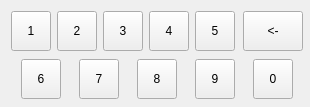
<?xml version="1.0" encoding="UTF-8"?>
<ui version="4.0">
 <class>key_por</class>
 <widget class="QWidget" name="key_por">
  <property name="geometry">
   <rect>
    <x>0</x>
    <y>0</y>
    <width>310</width>
    <height>107</height>
   </rect>
  </property>
  <property name="windowTitle">
   <string>Form</string>
  </property>
  <property name="styleSheet">
   <string notr="true"/>
  </property>
  <widget class="QWidget" name="">
   <property name="geometry">
    <rect>
     <x>9</x>
     <y>9</y>
     <width>296</width>
     <height>94</height>
    </rect>
   </property>
   <layout class="QVBoxLayout" name="verticalLayout">
    <item>
     <layout class="QHBoxLayout" name="horizontalLayout_3">
      <item>
       <layout class="QHBoxLayout" name="horizontalLayout">
        <item>
         <widget class="InButton" name="toolButton_27">
          <property name="sizePolicy">
           <sizepolicy hsizetype="Minimum" vsizetype="Minimum">
            <horstretch>0</horstretch>
            <verstretch>0</verstretch>
           </sizepolicy>
          </property>
          <property name="minimumSize">
           <size>
            <width>40</width>
            <height>40</height>
           </size>
          </property>
          <property name="maximumSize">
           <size>
            <width>40</width>
            <height>40</height>
           </size>
          </property>
          <property name="styleSheet">
           <string notr="true"/>
          </property>
          <property name="text">
           <string>1</string>
          </property>
         </widget>
        </item>
        <item>
         <widget class="InButton" name="toolButton_31">
          <property name="sizePolicy">
           <sizepolicy hsizetype="Minimum" vsizetype="Minimum">
            <horstretch>0</horstretch>
            <verstretch>0</verstretch>
           </sizepolicy>
          </property>
          <property name="minimumSize">
           <size>
            <width>40</width>
            <height>40</height>
           </size>
          </property>
          <property name="maximumSize">
           <size>
            <width>40</width>
            <height>40</height>
           </size>
          </property>
          <property name="styleSheet">
           <string notr="true"/>
          </property>
          <property name="text">
           <string>2</string>
          </property>
         </widget>
        </item>
        <item>
         <widget class="InButton" name="toolButton_34">
          <property name="sizePolicy">
           <sizepolicy hsizetype="Minimum" vsizetype="Minimum">
            <horstretch>0</horstretch>
            <verstretch>0</verstretch>
           </sizepolicy>
          </property>
          <property name="minimumSize">
           <size>
            <width>40</width>
            <height>40</height>
           </size>
          </property>
          <property name="maximumSize">
           <size>
            <width>40</width>
            <height>40</height>
           </size>
          </property>
          <property name="text">
           <string>3</string>
          </property>
         </widget>
        </item>
        <item>
         <widget class="InButton" name="toolButton_41">
          <property name="sizePolicy">
           <sizepolicy hsizetype="Minimum" vsizetype="Minimum">
            <horstretch>0</horstretch>
            <verstretch>0</verstretch>
           </sizepolicy>
          </property>
          <property name="minimumSize">
           <size>
            <width>40</width>
            <height>40</height>
           </size>
          </property>
          <property name="maximumSize">
           <size>
            <width>40</width>
            <height>40</height>
           </size>
          </property>
          <property name="text">
           <string>4</string>
          </property>
         </widget>
        </item>
        <item>
         <widget class="InButton" name="toolButton_42">
          <property name="sizePolicy">
           <sizepolicy hsizetype="Minimum" vsizetype="Minimum">
            <horstretch>0</horstretch>
            <verstretch>0</verstretch>
           </sizepolicy>
          </property>
          <property name="minimumSize">
           <size>
            <width>40</width>
            <height>40</height>
           </size>
          </property>
          <property name="maximumSize">
           <size>
            <width>40</width>
            <height>40</height>
           </size>
          </property>
          <property name="text">
           <string>5</string>
          </property>
         </widget>
        </item>
       </layout>
      </item>
      <item>
       <widget class="InButton" name="toolButton_74">
        <property name="sizePolicy">
         <sizepolicy hsizetype="Minimum" vsizetype="Minimum">
          <horstretch>0</horstretch>
          <verstretch>0</verstretch>
         </sizepolicy>
        </property>
        <property name="minimumSize">
         <size>
          <width>60</width>
          <height>40</height>
         </size>
        </property>
        <property name="maximumSize">
         <size>
          <width>60</width>
          <height>40</height>
         </size>
        </property>
        <property name="text">
         <string>&lt;-</string>
        </property>
       </widget>
      </item>
     </layout>
    </item>
    <item>
     <layout class="QHBoxLayout" name="horizontalLayout_2">
      <item>
       <widget class="InButton" name="toolButton_43">
        <property name="sizePolicy">
         <sizepolicy hsizetype="Minimum" vsizetype="Minimum">
          <horstretch>0</horstretch>
          <verstretch>0</verstretch>
         </sizepolicy>
        </property>
        <property name="minimumSize">
         <size>
          <width>40</width>
          <height>40</height>
         </size>
        </property>
        <property name="maximumSize">
         <size>
          <width>40</width>
          <height>40</height>
         </size>
        </property>
        <property name="text">
         <string>6</string>
        </property>
       </widget>
      </item>
      <item>
       <widget class="InButton" name="toolButton_44">
        <property name="sizePolicy">
         <sizepolicy hsizetype="Minimum" vsizetype="Minimum">
          <horstretch>0</horstretch>
          <verstretch>0</verstretch>
         </sizepolicy>
        </property>
        <property name="minimumSize">
         <size>
          <width>40</width>
          <height>40</height>
         </size>
        </property>
        <property name="maximumSize">
         <size>
          <width>40</width>
          <height>40</height>
         </size>
        </property>
        <property name="text">
         <string>7</string>
        </property>
       </widget>
      </item>
      <item>
       <widget class="InButton" name="toolButton_45">
        <property name="sizePolicy">
         <sizepolicy hsizetype="Minimum" vsizetype="Minimum">
          <horstretch>0</horstretch>
          <verstretch>0</verstretch>
         </sizepolicy>
        </property>
        <property name="minimumSize">
         <size>
          <width>40</width>
          <height>40</height>
         </size>
        </property>
        <property name="maximumSize">
         <size>
          <width>40</width>
          <height>40</height>
         </size>
        </property>
        <property name="text">
         <string>8</string>
        </property>
       </widget>
      </item>
      <item>
       <widget class="InButton" name="toolButton_46">
        <property name="sizePolicy">
         <sizepolicy hsizetype="Minimum" vsizetype="Minimum">
          <horstretch>0</horstretch>
          <verstretch>0</verstretch>
         </sizepolicy>
        </property>
        <property name="minimumSize">
         <size>
          <width>40</width>
          <height>40</height>
         </size>
        </property>
        <property name="maximumSize">
         <size>
          <width>40</width>
          <height>40</height>
         </size>
        </property>
        <property name="text">
         <string>9</string>
        </property>
       </widget>
      </item>
      <item>
       <widget class="InButton" name="toolButton_47">
        <property name="sizePolicy">
         <sizepolicy hsizetype="Minimum" vsizetype="Minimum">
          <horstretch>0</horstretch>
          <verstretch>0</verstretch>
         </sizepolicy>
        </property>
        <property name="minimumSize">
         <size>
          <width>40</width>
          <height>40</height>
         </size>
        </property>
        <property name="maximumSize">
         <size>
          <width>40</width>
          <height>40</height>
         </size>
        </property>
        <property name="text">
         <string>0</string>
        </property>
       </widget>
      </item>
     </layout>
    </item>
   </layout>
  </widget>
 </widget>
 <customwidgets>
  <customwidget>
   <class>InButton</class>
   <extends>QToolButton</extends>
   <header>inbutton.h</header>
  </customwidget>
 </customwidgets>
 <resources/>
 <connections/>
</ui>
